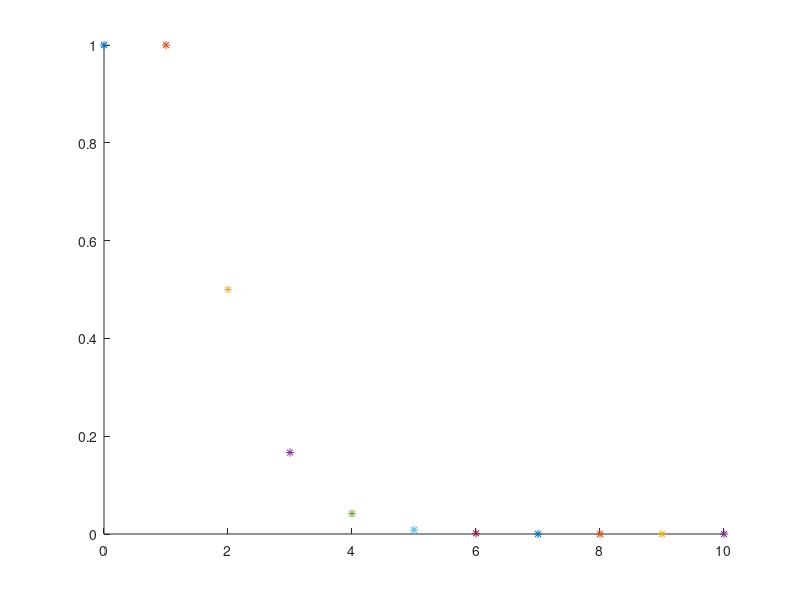

Recreate this plot in MATLAB.
clc
clear;
clf;
n=10;
i=1;
hold on;
b=0;
c=zeros(n,3);
for i=0:n
    a=1/(factorial(i));
    plot(i,a,'*');
    b=a+b;
end
b
